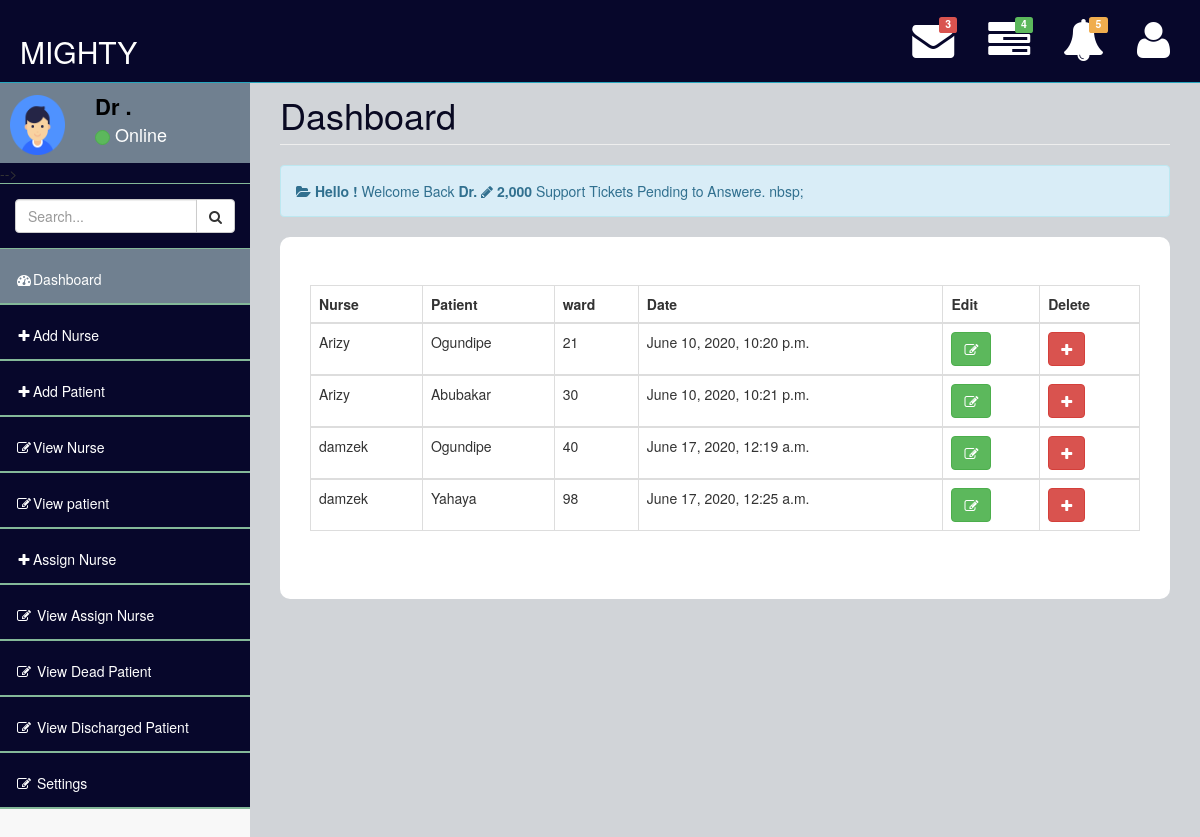
/Data/Doctors/ViewAssignedNurse/, run on the app's committed database.
### Data/models.py (models this page shows, shortened)
class AssignPatient(models.Model):
    date_added =models.DateTimeField(auto_now_add=True)
    ward = models.CharField(max_length=255)
    patient = models.ForeignKey(Patient, related_name='patient', on_delete=models.CASCADE,null=True)
    nurse = models.ForeignKey(Nurse, related_name='nurse',on_delete=models.CASCADE,null=True)
    Discharge = models.IntegerField(default=0)
    Death = models.IntegerField(default=0)
    date_discharged= models.DateTimeField(auto_now_add=True)

class Nurse(models.Model):
    username = models.CharField(max_length=255,null=True)
    firstname=models.CharField(max_length=255,null=True,blank=True)
    lastname=models.CharField(max_length=255,null=True,blank=True)
    email=models.EmailField()
    password =models.CharField(max_length=255,null=True,blank=True)
    def __str__(self):
        return self.username

class Patient(models.Model):
    firstname=models.CharField(max_length=255,null=True,blank=True)
    lastname=models.CharField(max_length=255,null=True,blank=True)
    Next_of_kin=models.CharField(max_length=255,null=True,blank=True)
    card =models.CharField(max_length=255,null=True,blank=True)
    date_admitted = models.DateTimeField(auto_now_add=True)
    symptoms = models.TextField(max_length=255)
    possible_diagnosis =models.CharField(max_length=255)
    def __str__(self):
        return self.firstname

### Data/views.py (the view)
# urls.py: path('Doctors/ViewAssignedNurse/',views.ViewAssignedNurse,name='ViewAssignedNurse'),
def ViewAssignedNurse(request):
    AssignedNurse = AssignPatient.objects.filter(Discharge=0,Death=0)
    return render(request,'Doctors/ViewAssignNurse.html',{'AssignedNurse':AssignedNurse})

### Data/templates/Doctors/ViewAssignNurse.html
{% extends 'Doctors/doctor_base.html' %}
{% load static %}
{% block content %}
<div class="jumbotron" style="background-color: white;border-radius:10px;">
    {% if AssignedNurse%}
<table class="table table-responsive table-bordered table-hover">
    <thead>
        <tr>
            <th>Nurse</th>
            <th>Patient</th>
            <th>ward</th>
            <th>Date</th>
             <th>Edit</th>
            <th>Delete</th>
        </tr>
    </thead>
    {% for patient in AssignedNurse%}
    <tbody>
        <tr>
            <td>{{patient.nurse}}</td>
            <td>{{patient.patient}}</td>
            <td>{{patient.ward}}</td>
            <td>{{patient.date_added}}</td>
            <td><a href="{% url 'UpdateAssignNurse' patient.id%}"><button class="btn btn-success"><span class="fa fa-edit"></span></button></a> </td>
            <td> <a href="{% url 'DeleteAssignNurse' patient.id%}"><button class="btn btn-danger"><span class="fa fa-plus"></span></button></a></td>
        </tr>
    </tbody>
    {% endfor %}
</table>
{% endif %}
</div>
{% endblock %}

### Data/templates/Doctors/doctor_base.html (shortened to what this page needs)
{% load static %}
<!DOCTYPE html>
<html>
<head>
    <link href="{% static 'assets/plugins/bootstrap/bootstrap.css' %}" rel="stylesheet" />
    <link href="{% static 'assets/font-awesome/css/font-awesome.css'%}" rel="stylesheet" />
    <link href="{% static 'assets/plugins/pace/pace-theme-big-counter.css'%}" rel="stylesheet" />
    <link href="{% static 'assets/css/style.css'%}" rel="stylesheet" />
    <link href="{% static 'assets/css/main-style.css'%}" rel="stylesheet" />
    <link href="{% static 'assets/plugins/morris/morris-0.4.3.min.css'%}" rel="stylesheet" />
   </head>
<body>
    <div id="wrapper">
        <nav class="navbar navbar-default navbar-fixed-top" role="navigation" id="navbar">
            <div class="navbar-header">
                <a class="navbar-brand" href="index.html"><h2 id="mighty">MIGHTY</h2>
                </a>
            </div>
            <ul class="nav navbar-top-links navbar-right">
                <li class="dropdown">
                    <a class="dropdown-toggle" data-toggle="dropdown" href="#">
                        <span class="top-label label label-danger">3</span><i class="fa fa-envelope fa-3x"></i>
                    </a>
                </li>
                <li class="dropdown">
                    <a class="dropdown-toggle" data-toggle="dropdown" href="#">
                        <span class="top-label label label-success">4</span>  <i class="fa fa-tasks fa-3x"></i>
                    </a>
                </li>
                <li class="dropdown">
                    <a class="dropdown-toggle" data-toggle="dropdown" href="#">
                        <span class="top-label label label-warning">5</span>  <i class="fa fa-bell fa-3x"></i>
                    </a>
                </li>
                <li class="dropdown">
                    <a class="dropdown-toggle" data-toggle="dropdown" href="#">
                        <i class="fa fa-user fa-3x"></i>
                    </a>
                </li>
            </ul>
        </nav>
        <nav class="navbar-default navbar-static-side" id="sidebar" role="navigation">
            <div class="sidebar-collapse" id="sidebar">
                 <ul class="nav" id="side-menu">
                    <li>
                        <div class="user-section" style="background-color: slategray;">
                            <div class="user-section-inner">
                                <img src="{% static 'pictures/user.png'%}" alt="">
                            </div>
                            <div class="user-info">
                                <div> <strong>Dr <span>.</span></strong>{{request.user.username}} </div>
                                <div class="user-text-online">
                                    <span class="user-circle-online btn btn-success btn-circle "></span>&nbsp;Online
                                </div>
                           </div>
                        </div> -->
                    </li>
                    <li class="sidebar-search">
                        <div class="input-group custom-search-form">
                            <input type="text" class="form-control" placeholder="Search...">
                            <span class="input-group-btn">
                                <button class="btn btn-default" type="button">
                                    <i class="fa fa-search"></i>
                                </button>
                            </span>
                        </div>
                    </li>
                    <li class="selected" style="background-color: slategray;">
                        <a href="{% url 'dashboard'%}"><i class="fa fa-dashboard fa-fw "></i>Dashboard</a>
                    </li>
                     <li>
                        <a href="{% url 'AddNurse'%}"><i class="fa fa-plus fa-fw"></i>Add Nurse</a>
                    </li>
                    <li>
                        <a href="{% url 'AddPatient'%}"><i class="fa fa-plus fa-fw"></i>Add Patient</a>
                    </li>
                    <li>
                        <a href="{% url 'ViewNurse'%}"><i class="fa fa-edit fa-fw"></i>View Nurse</a>
                    </li>
                            <li>
                                <a href="{% url 'ViewPatient' %}"><i class="fa fa-edit fa-fw"></i>View patient</a>
                            </li>
                            <li>
                                <a href="{% url 'AssignNurse' %}"><i class="fa fa-plus fa-fw"></i>Assign Nurse</a>
                            </li>
                            <li>
                                <a href="{% url 'ViewAssignedNurse' %}"><i class="fa fa-edit fa-fw"></i> View Assign Nurse</a>
                            </li>
                            <li>
                                <a href="{% url 'DoctorViewDeadPatient' %}"><i class="fa fa-edit fa-fw"></i> View Dead Patient</a>
                            </li>
                            <li>
                                <a href="{% url 'DoctorViewDichargePatient' %}"><i class="fa fa-edit fa-fw"></i> View Discharged Patient</a>
                            </li>
                            <li>
                                <a href="{% url 'password_change'%}"><i class="fa fa-edit fa-fw"></i> Settings</a>
                            </li>
                        </ul>
        </nav>
    </div>
        <div id="page-wrapper">
            <div class="row">
                <div class="col-lg-12">
                    <h1 class="page-header " style="color: rgb(9, 9, 34);">Dashboard</h1>
                </div>
            </div>
            <div class="row">
                <div class="col-lg-12">
                    <div class="alert alert-info">
                        <i class="fa fa-folder-open"></i><b>&nbsp;Hello ! </b>Welcome Back <b>Dr.{{request.user.username}} </b>
            <i class="fa  fa-pencil"></i><b>&nbsp;2,000 </b>Support Tickets Pending to Answere. nbsp;
                    </div>
    {% block content %}
    {% endblock content %}
                </div>
            </div>
</body>
</html>

### Data/static/assets/css/style.css (style rules this page uses)
body { background-color: #f8f8f8; }
#wrapper { width: 100%; margin-top: 55px!important; background-color:#04B173; }
#page-wrapper { padding: 0 15px; min-height: 568px; background-color:rgb(209, 212, 216); }
.navbar-static-side ul li { border-bottom:1px solid #84B899 !important; }
.navbar-top-links li { display: inline-block; }
.navbar-top-links li:last-child { margin-right: 15px; }
.navbar-top-links li a { padding: 20px; min-height: 50px; }
.sidebar-search { padding: 15px; }
@media (min-width:768px) { .navbar-static-side { z-index: 1; position: absolute; width: 250px; } }
.btn-circle { width: 30px; height: 30px; padding: 6px 0; border-radius: 15px; text-align: center; font-size: 12px; line-height: 1.428571429; }

### Data/static/assets/css/main-style.css (style rules this page uses)
.user-section-inner { height: 65px; width: 65px; -moz-border-radius: 3px; -webkit-border-radius: 3px; border-radius: 3px; overflow: hidden; display: inline-block; float: left; margin-right: 15px; margin-top: 20px; }
.user-section-inner img { margin-left:10px; width:55px; height:60px; }
.user-info { display: block; color:#000!important; display: inline-block; padding: 15px; margin-bottom: 0px }
.user-text-online { font-size:18px; color:#fff }
.user-circle-online { width: 15px!important; height: 15px!important; }
.navbar-top-links > li > a { color: #FFFFFF; }
.nav > li > a { padding: 20px 15px; }
#side-menu { background-color:#04B173; }
#side-menu a { color:#fff; border-bottom: 1px solid #84B899 !important; height: 55px; }
.selected { background-color:rgb(83, 163, 163); }
#navbar { background-color:rgb(83, 163, 163); }
.navbar-brand { padding-left:20px; }
.top-label { position: absolute; top: 50%; right: 50%; margin-top: -24px; margin-right: -24px; }
.navbar-default { border-color: #27A6BE; }
@media (min-width:768px) { #page-wrapper { position: inherit; margin: 0 0 0 250px; padding: 0 30px; min-height: 1000px; } }

### Data/templates/Doctors/doctor_base.html (style rules this page uses)
#navbar { background-color: rgb(7, 7, 43); }
#sidebar { background-color: rgb(7, 7, 43); }
#side-menu { background-color: rgb(7, 7, 43); }
#mighty { color: white; border:1px 1px groove slategray; }

### data on the page
AssignPatient: nurse "Arizy", patient "Ogundipe", ward "21", date_added "June 10, 2020, 10:20 p.m."
AssignPatient: nurse "Arizy", patient "Abubakar", ward "30", date_added "June 10, 2020, 10:21 p.m."
AssignPatient: nurse "damzek", patient "Ogundipe", ward "40", date_added "June 17, 2020, 12:19 a.m."
AssignPatient: nurse "damzek", patient "Yahaya", ward "98", date_added "June 17, 2020, 12:25 a.m."
